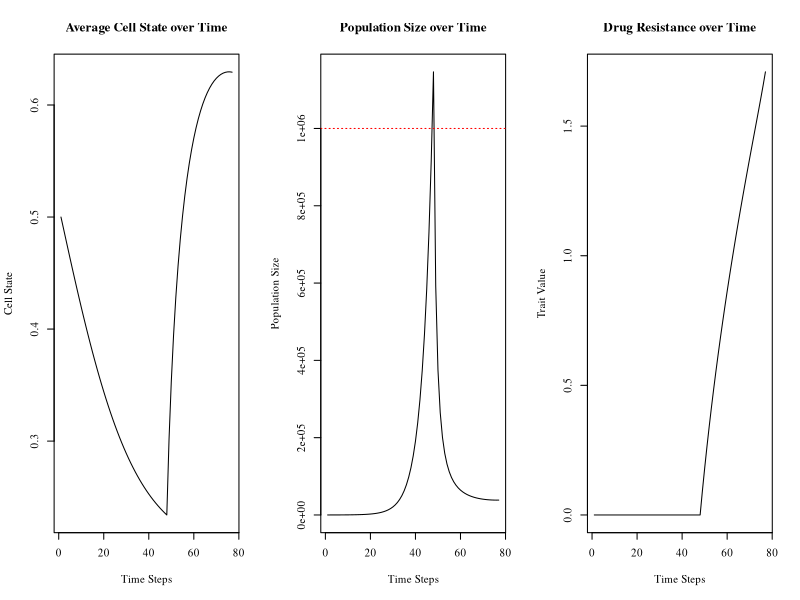

The R source for this figure:
#Code written by Anuraag Bukkuri, expanded from code provided in "Advancing population ecology with integral projection models: a practical guide" - Merow et al 2013

params = data.frame(
  txon = FALSE,
  endtx = 150)

varG = .05
varF = .05
lexp = 1.5
beta = 1.5 
evolv = 1
natd = .01*evolv
bex = -.6

vpar1 = .01
vpar2 = .3
vpar3 = .4
plotstop = 0
starttx=0
min = 0
max = 1
n = 100
tol = 1e-8
bc = min + c(0:n) * (max - min)/n
y = 0.5 * (bc[1:n] + bc[2:(n+1)])
h = y[2] - y[1]

Nt = rnorm(n,.5,0)
sim_steps = params$endtx-1
v = 0

popsize = vector(,sim_steps)
evoldyn = vector(,sim_steps)
avgtemp = vector(,length(y))
avgplot = vector(,sim_steps)

for (i in 1:sim_steps) {

  total_cells = sum(Nt)
  Ntnorm = Nt / total_cells
  popsize[i] = total_cells
  evoldyn[i] = v
  for (j in 1:length(y)) {avgtemp[j] = y[j] * Ntnorm[j]}
  avgcell = sum(avgtemp)
  avgplot[i] = avgcell
  
  if (total_cells>1e6 && params$txon==FALSE){starttx=i
  params$txon=TRUE}
  
  if ((total_cells>1e6 && params$txon==TRUE && i>starttx+3)||total_cells<10){plotstop=i
  break}
  
  if ((total_cells>popsize[i-1] && params$txon==TRUE && i>starttx||total_cells<10)){plotstop=i
  break} #time to failure
  
  if (params$txon==TRUE) {m=1}
  else {m=0}
  
  l.x = function(x, params) {exp(lexp*x)}
  
  b.x = function(x, params) {.3*exp(bex*x)}
  
  s.x = function(x, params) {
    return(1-natd-m/(l.x(x,params=params)+beta*v))}
  
  g.yx = function(xp, x, params) {dnorm(xp,mean=x,sd= varG)}
  
  f.yx = function(xp, x, params) {dnorm(xp,mean=x,sd= varF)}
  
  dsdv <-outer(y, y, function(xp,x,params) {beta*m/(beta*v+exp(lexp*x))^2}, params=params)
  
  dkds <-outer(y, y, function(xp,x,params) {g.yx(xp,x,params)},params=params)
  
  F = h*outer(y, y, f.yx, params=params)
  B = b.x(y, params=params)
  G = h*outer(y, y, g.yx, params=params)
  S = s.x(y, params=params)
  Q = F
  P = G
  for (j in 1:n) {
    Q[, j] = F[, j] * B[j]
    P[, j] = G[, j] * S[j]
  }
  
  #Low state eviction
  for (j in 1:(n / 2)) {
    F[1, j] <- F[1, j] + 1 - sum(F[, j])
    Q[, j] <- F[, j] * B[j]
    G[1, j] <- G[1, j] + 1 - sum(G[, j])
    P[, j] <- G[, j] * S[j]
  }

  #High state eviction
  for (j in (n / 2 + 1):n) {
    F[n, j] <- F[n, j] + 1 - sum(F[, j])
    Q[, j] <- F[, j] * B[j]
    G[n, j] <- G[n, j] + 1 - sum(G[, j])
    P[, j] <- G[, j] * S[j]
  }
  
  K = P + Q
  Nt1 = K %*% Nt
  Nt = Nt1
  
  lam <- abs(eigen(K)$values[1])
  w.eigen <- abs(eigen(K)$vectors[, 1])
  stable.dist <- w.eigen/sum(w.eigen)
  v.eigen <- abs(eigen(t(K))$vectors[, 1])
  repro.val <- v.eigen/v.eigen[1]
  v.dot.w = sum(stable.dist * repro.val) * h
  sens = outer(repro.val, stable.dist)/v.dot.w
  
  sensv <- sum(sens*(dkds * dsdv)) * h ^ 2
  v <- v + evolv * sum(sensv) / lam
}

message('Drug Resistance Level:',v)
message('Average Cell State:',avgcell)
message('Nadir of Population:',min(popsize[-c(1:starttx,plotstop+1:params$endtx)]))
message('Tx Start:',starttx)
message('Time to Progression:',plotstop-starttx)

par(mfrow = c(1, 3))
plot(avgplot[-c(plotstop+1:params$endtx)],xlab = "Time Steps",ylab='Cell State',type = 'l',main = 'Average Cell State over Time',family='serif')
plot(popsize[-c(plotstop+1:params$endtx)],xlab = "Time Steps",ylab = 'Population Size',main = 'Population Size over Time',type = 'l',family='serif')
abline(h=1e6,col='red',lty=3)
plot(evoldyn[-c(plotstop+1:params$endtx)],xlab = "Time Steps",ylab = 'Trait Value',main = 'Drug Resistance over Time',type = 'l',family='serif')
